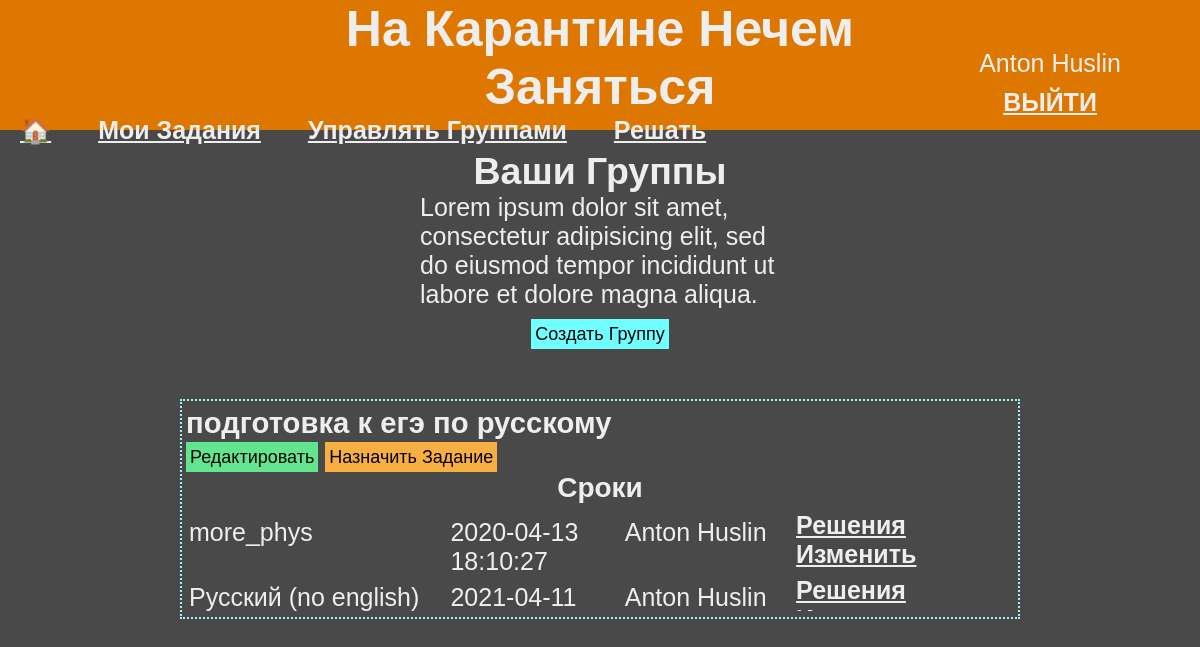
/usergroups (signed in), run on the app's committed database.
### data/user.py (models this page shows, shortened)
class User(UserMixin, SerializerMixin, SqlAlchemyBase):
    __tablename__ = "users"
    id = sa.Column(sa.Integer,
                   primary_key=True,
                   autoincrement=True)
    name = sa.Column(sa.String)
    surname = sa.Column(sa.String)
    email = sa.Column(sa.String,
                      index=True,
                      unique=True)
    about = sa.Column(sa.String, nullable=True)
    hashed_password = sa.Column(sa.String)
    tasks = sa.orm.relationship("Task",
                                backref="user",
                                lazy="subquery")
    solutions = sa.orm.relationship("Solution",
                                    backref="student",
                                    lazy="subquery")
    deadlines = sa.orm.relationship("Deadline",
                                    backref="user",
                                    lazy="subquery")
    @property
    def full_name(self):
        return " ".join([self.name, self.surname])

### data/group.py (models this page shows)
class Group(SqlAlchemyBase, SerializerMixin):
    __tablename__ = "groups"
    id = sa.Column(sa.Integer,
                   primary_key=True,
                   autoincrement=True)
    name = sa.Column(sa.String, default="Группа Без Названия")
    deadlines = sa.orm.relationship("Deadline",
                                    backref="group",
                                    lazy="subquery")
    teachers = sa.orm.relationship("User",
                                   secondary="teachers_to_groups",
                                   backref="teacher_groups",
                                   lazy="subquery")
    students = sa.orm.relationship("User",
                                   secondary="students_to_groups",
                                   backref="student_groups",
                                   lazy="subquery")
    def get_related_attrs(self):
        return ("deadlines", "teachers", "students")
    def get_non_related_attrs(self):
        return ("id", "name")

### data/deadline.py (models this page shows)
class Deadline(SqlAlchemyBase, SerializerMixin):
    __tablename__ = "deadlines"
    id = sa.Column(sa.Integer,
                   primary_key=True,
                   autoincrement=True)
    name = sa.Column(sa.String)
    time = sa.Column(sa.DateTime)
    user_id = sa.Column(sa.Integer, sa.ForeignKey("users.id"))
    group_id = sa.Column(sa.Integer, sa.ForeignKey("groups.id"))
    tasks = sa.orm.relationship("Task",
                                backref="deadlines",
                                secondary="deadlines_to_tasks")
    solutions = sa.orm.relationship("Solution",
                                    backref="task",
                                    lazy="dynamic")
    def get_non_related_attrs(self):
        return ("id", "name", "time", "group_id", "user_id")
    def get_related_attrs(self):
        return ("tasks", )

### main.py (the view)
@app.route("/usergroups", methods=["GET"])
def user_groups():
    groups = manage_sql.get_related_objects(current_user, "teacher_groups")
    sql = db.create_session()
    for g in groups:
        dl_ids = g['deadlines'].copy()
        g["deadlines"] = []
        for did in dl_ids:
            manage_sql.get_one_instance(db.Deadline, did)
            dl = sql.query(db.Deadline).get(did)
            dl_data = dl.to_dict(only=("id", "name", "time", "user_id"))
            dl_data["user"] = dl.user.full_name
            g["deadlines"].append(dl_data)
    return render_template("usergroups.html", groups=groups)

### api/manage_sql.py (called while the page is built)
def get_related_ids(obj, attr):
    if hasattr(obj, attr):
        return [item.id for item in getattr(obj, attr)]

def get_related_objects(obj, attr):
    if hasattr(obj, attr):
        return list(map(get_object_data, getattr(obj, attr)))

def get_one_instance(cls, id):
    sql = db.create_session()
    object = sql.query(cls).get(id)
    data = get_object_data(object)
    sql.close()
    return data

def get_object_data(obj):
    non_related_fields = obj.to_dict(only=obj.get_non_related_attrs())
    related_fields = {rel: get_related_ids(obj, rel)
                      for rel in obj.get_related_attrs()}
    data = {**non_related_fields, **related_fields}  # их сумма
    return data

### data/db_session.py (called while the page is built)
def create_session() -> Session:
    global __factory
    return __factory()

### main.py (called while the page is built)
@login_manager.user_loader
def load_user(user_id):
    sql = db.create_session()
    return sql.query(db.User).get(user_id)

### templates/usergroups.html (shortened to what this page needs)
{% extends "j2/base.j2" %}
{% block head %}
<link rel="stylesheet" type="text/css" href="/static/css/taskNgroup.css">
<link rel="stylesheet" type="text/css" href="/static/css/usergroups.css">
{% endblock %}
{% block body_content %}
	<div class="container">
		<div class="beginPage">
			<h2>Ваши Группы</h2>
			<p class="help">Lorem ipsum dolor sit amet, consectetur adipisicing elit, sed do eiusmod
			tempor incididunt ut labore et dolore magna aliqua.</p>
			<button class="itemBtn" onclick="location.href='/newgroup'">Создать Группу</button>
		</div>
	</div>
	<div class="container">
		{% if groups is not none %}
			{% for g in groups %}
				<div class="item">
					<h3>{{ g["name"] }}</h3>
					<div>
						<button class="itemBtn" style="background-color: #61e58e" onclick="location.href='/group/{{ g['id'] }}'">Редактировать</button>
						<button class="itemBtn" style="background-color: #f6af40" onclick="location.href='/newDeadline/{{ g['id'] }}'">Назначить Задание</button>
					</div>
					<div class="container">
						<label class="itemTitle">Сроки</label>
						<div class="scrollBox">
							{% for dl in g["deadlines"] %}
								<div class="existField">
									<label class="current">{{ dl['name'] }}</label>
									<label class="current">{{ dl['time'] }}</label>
									<label class="current">{{ dl['user'] }}</label>
									{% if dl['user_id'] == current_user.id %}
										<div class="checkcont">
											<a href="/deadlineSolutions/{{ dl['id'] }}">Решения</a>
											<a href="/deadline/{{ dl['id'] }}">Изменить</a>
										</div>
									{% endif %}
								</div>
							{% endfor %}
						</div>
					</div>
				</div>
			{% endfor %}
		{% else %}
			<h5 class="listEmpty">Групп нет</h5>
		{% endif %}
	</div>
{% endblock %}

### templates/j2/base.j2 (shortened to what this page needs)
<!DOCTYPE html>
<html lang="en" dir="ltr">
<head>
    <link rel="stylesheet" type="text/css" href="/static/css/master.css">
    {% block head %}{% endblock %}
</head>
<body>
    <header id="base_header">
        <h1 id="headline">На Карантине Нечем Заняться</h1>
        {% if current_user.is_authenticated %}
            <nav id="session">
                    <p id="username">{{ current_user.full_name }}</p>
                    <a id="logout" href="/logout">ВЫЙТИ</a>
            </nav>
            <nav id="links">
                <a href="/">🏠</a>
                <a href="/usertasks">Мои Задания</a>
                <a href="/usergroups">Управлять Группами</a>
                <a href="/solve">Решать</a>
            </nav>
        {% endif %}
    </header>
    {% block body_content %}{% endblock %}
</body>
</html>

### static/css/master.css (style rules this page uses)
* { margin: 0; padding: 0; box-sizing: border-box; }
body { background-color: #494949; font-family: sans-serif; color: #eeeeee; font-size: 25px; margin-bottom: 40vh }
a { color: inherit; font-weight: bold; }
.container { display: flex; flex-direction: column; align-items: center; width: 100%; }
#base_header { height: 130px; margin-bottom: 20px; background-color: #de7700; display: grid; grid-template-columns: 1fr 2fr 1fr; grid-template-rows: 2fr 1fr; grid-template-areas: ". headline session" "links links session"; }
#headline { grid-area: headline; text-align: center; }
#session { grid-area: session; display: flex; flex-direction: column; align-items: center; justify-content: center; }
#username { padding-bottom: 10px; }
#links { grid-area: links; padding-bottom: 20px; }
#links a { margin: 0 20px; }
.scrollBox { overflow: auto; height: 100px; width: 100%; margin-top: 7px; }

### static/css/taskNgroup.css (style rules this page uses)
.item { display: flex; flex-direction: column; align-items: flex-start; width: 50%; margin-bottom: 20px; border: 2px dotted #9ef2ff; padding: 6px 4px; }
.itemBtn { border: 0; height: 30px; padding: 5px 4px; font-style: bold; font-size: 18px; }
.beginPage { width: 30%; margin-bottom: 50px; display: flex; flex-direction: column; align-items: center; }
.beginPage button { background-color: #6fffff; margin-top: 10px; }
.itemTitle { font-weight: bold; font-size: 28px; }
.current { margin-top: 7px; }
.existField { width: 100%; display: grid; grid-template-columns: 1fr 1fr 3fr 1fr; }
.existField label { margin-left: 3px; }
.checkcont { display: inline-block; margin: 0 auto; }

### static/css/usergroups.css (style rules this page uses)
.existField { grid-template-columns: 6fr 4fr 4fr 5fr }
.item { width: 70%; }

### data on the page
User: full_name "Anton Huslin"
Group: name "подготовка к егэ по русскому"
Deadline: name "more_phys", time "2020-04-13 18:10:27", user "Anton Huslin"
Deadline: name "Русский (no english)", time "2021-04-11…", user "Anton Huslin"
